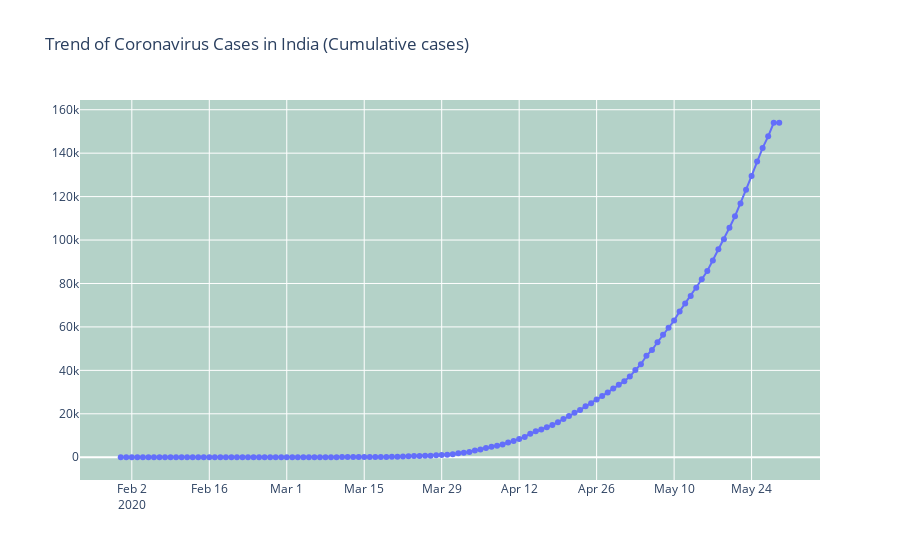

Notebook code cell kept with this figure:
### Code cell
fig = go.Figure()
fig.add_trace(go.Scatter(x=df_daywise_India['Date'], y = df_daywise_India['Confirmed'], mode='lines+markers',name='Total Cases'))
fig.update_layout(title_text='Trend of Coronavirus Cases in India (Cumulative cases)',plot_bgcolor='rgb(180, 210, 200)')
fig.show()
